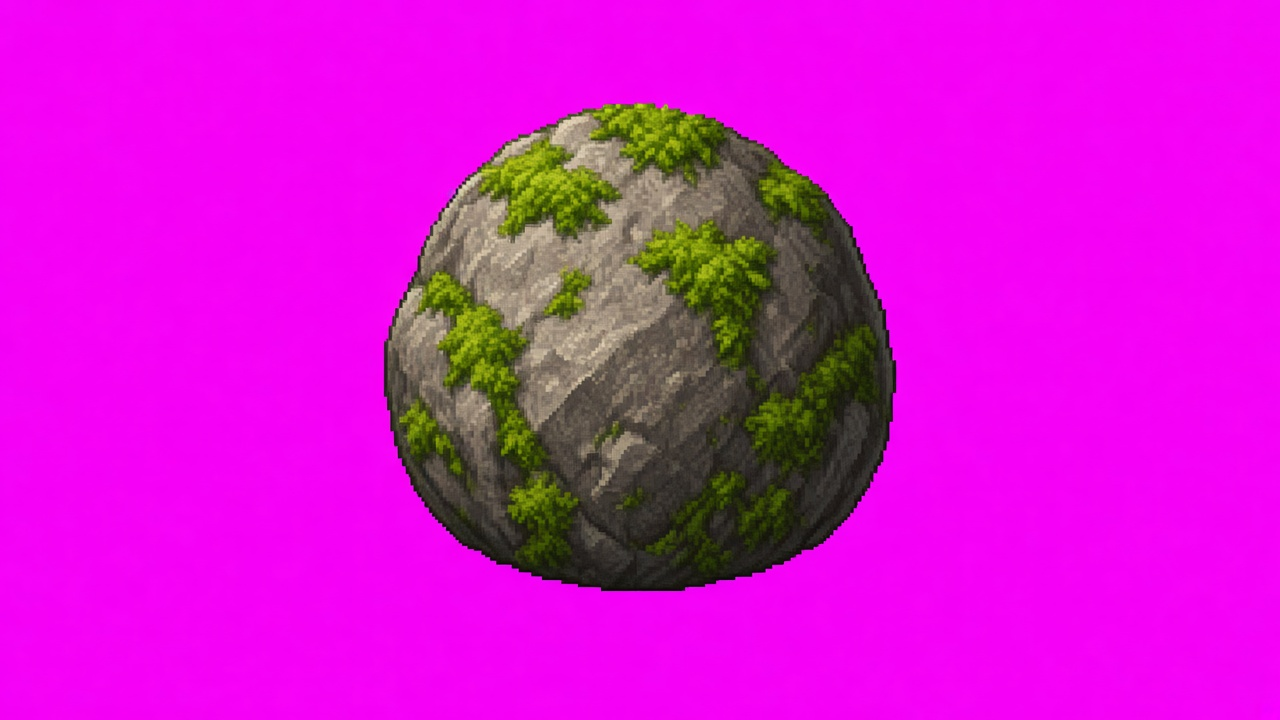
#> input picture tools/ai-art/src_hazards/boulder.jpg, 1280 x 720 px
$ python build_hazards.py
#> lines starting #> are read from the running program, lines starting #| are printed output that depends on the picture; after the words box and inside, x2 and y2 are one past the last pixel; in counts of white or black regions, pixels touching at a corner belong together
### tools/ai-art/keyer.py
"""Key the magenta background out of the AI-generated sprite sheets and find individual sprites."""
import numpy as np
from PIL import Image
from scipy import ndimage as ndi

def load(path):
    return np.array(Image.open(path).convert('RGB')).astype(np.int16)

def bg_color(a):
    c = np.concatenate([a[:16,:16].reshape(-1,3), a[:16,-16:].reshape(-1,3), a[-16:,:16].reshape(-1,3), a[-16:,-16:].reshape(-1,3)])
    return np.median(c, 0)

def magenta_score(a):
    """0 = definitely sprite, 1 = definitely magenta background (hue based, so the darker magenta
    ground shadows are removed as well). Pink nets etc. keep far more green and survive."""
    r, g, b = a[..., 0].astype(float), a[..., 1].astype(float), a[..., 2].astype(float)
    m = np.minimum(r, b); M = np.maximum(np.maximum(r, b), 1)
    ratio = (m - g) / np.maximum(m, 1.0)
    s = np.clip((ratio - 0.5) / 0.3, 0, 1)
    bal = np.clip((m / M - 0.2) / 0.15, 0, 1)
    dark = np.where(m > 25, 1.0, np.clip(m / 25.0, 0, 1))
    return s * bal * dark

def key(a, thr=0.5):
    sc = magenta_score(a)
    fg = sc < thr
    fg = ndi.binary_opening(fg, iterations=1)
    # edge cleanup: tinted dark pixels touching the background (shadow remnants, jpeg fringe)
    r, g, b = a[..., 0], a[..., 1], a[..., 2]
    tint = ((np.minimum(r, b) - g) > 8) & (np.minimum(r, b) * 1.0 > np.maximum(r, b) * 0.2) & (g < 0.35 * np.minimum(r, b) + 2)
    for _ in range(4):
        near = ndi.binary_dilation(~fg, iterations=1)
        fg = fg & ~(near & tint)
    return fg, sc

def despill(a, fg):
    """Remove magenta tint from edge pixels (JPEG fringe)."""
    out = a.copy().astype(float)
    edge = ndi.binary_dilation(~fg, iterations=2) & fg
    r, g, b = out[..., 0], out[..., 1], out[..., 2]
    spill = np.maximum(np.minimum(r, b) - g, 0)
    k = np.where(edge, 1.0, 0.0)
    out[..., 0] = r - spill * k * 0.9
    out[..., 2] = b - spill * k * 0.9
    return np.clip(out, 0, 255).astype(np.uint8), edge

def to_rgba(a, fg, erode_edge=True):
    rgb, edge = despill(a, fg)
    fg2 = fg.copy()
    if erode_edge:
        # shave one pixel of fringe where the tint is still strong
        r, g, b = a[..., 0], a[..., 1], a[..., 2]
        tinted = (np.minimum(r, b) - g) > 40
        fg2 &= ~(edge & tinted & ~ndi.binary_erosion(fg, iterations=2))
    alpha = (fg2 * 255).astype(np.uint8)
    return np.dstack([rgb, alpha])

# [43 lines left out: functions components, order, not called in this run]

### tools/ai-art/build_stageprops.py
#!/usr/bin/env python3
"""Key + slice the painted stage-prop sheets (art-src/props/P*.jpg) into per-group webp atlases + json.

  python3 tools/ai-art/build_stageprops.py [sheet dir]

Each sprite is found as a connected component, tightly cropped, resized to 3x its logic size (LANCZOS, premultiplied
alpha) and packed into assets/props/<group>.webp with assets/props/<group>.json = {name: [x, y, w, h, fx, fy, fw, fh]}
(face rect in sprite px, only for signs/plaques where the game draws crisp text). Needs pillow, numpy, scipy.
"""
import json, sys, os
import numpy as np
from PIL import Image
from scipy import ndimage as ndi
from keyer import load, key as mkey, to_rgba as mrgba, components, order

SRC = sys.argv[1] if len(sys.argv) > 1 else '/workspace/art-src/props'
OUT = os.path.join(os.path.dirname(os.path.abspath(__file__)), '..', '..', 'assets', 'props')
Q = int(os.environ.get('PQ', '80'))
# sheet -> (key colour, [(name, group, ('w'|'h', logic px), face)]) in reading order (rows top->bottom, left->right)
# face: None | 'cream' (auto: biggest pale blob) | (fx,fy,fw,fh) fractions of the sprite
L = {
 'P01': ('g', [('sign_s','common',('w',34),'cream'), ('sign_m','common',('w',62),'cream'), ('sign_l','common',('w',108),'cream')]),
 'P02': ('g', [('hsign','zoo',('w',58),'cream')]),
 'P03': ('g', [('stand_a','zoo',('w',46),None), ('stand_b','zoo',('w',46),None)]),
 'P04_06': ('g', [('bench','common',('w',28),None), ('lamp','common',('h',58),None)]),
 'P05': ('m', [('bush_a','zoo',('w',30),None), ('bush_b','zoo',('w',30),None), ('bush_c','zoo',('w',30),None), ('tree','zoo',('h',76),None)]),
 'P07': ('g', [('cone','common',('h',11),None), ('barrier','common',('w',48),None)]),
 'P08': ('m', [('dumpster','street',('w',36),None), ('hydrant','street',('h',16),None), ('pipe','street',('h',100),None), ('planter','street',('w',24),None)]),
 'P09': ('g', [('diner','street',('w',124),(0.13,0.03,0.72,0.2))]),
 'P10': ('g', [('girders','street',('w',320),None)]),
 'P11': ('g', [('plant','common',('h',32),None), ('cooler','office',('h',46),None), ('flag','common',('h',74),None), ('seal','common',('w',46),None)]),
 'P12_13': ('g', [('cubicle_a','office',('w',78),None), ('cubicle_b','office',('w',78),None), ('door_a','office',('h',56),'cream'), ('door_b','office',('h',56),'cream')]),
 'P14_15': ('g', [('glass','office',('w',152),None), ('table','office',('w',112),None)]),
 'P16_17_18': ('g', [('cart','office',('w',26),None), ('elevator','office',('h',76),None), ('curtain','office',('h',92),None)]),
 'P19': ('g', [('gatepost','base',('h',50),None), ('sandbags4','common',('w',60),None), ('sandbags3','common',('w',46),None)]),
 'P20': ('m', [('jeep','base',('w',58),None)]),
 'P21': ('m', [('drum_a','base',('h',19),None), ('drum_b','base',('h',19),None), ('tank','base',('w',72),None)]),
 'P22': ('m', [('tent','base',('w',76),None)]),
 'P23': ('g', [('wire','base',('w',100),None)]),
 'P24_25': ('g', [('bunker','base',('w',126),None), ('hq','base',('w',152),None)]),
 'P26': ('m', [('fern_a','jungle',('w',56),None), ('fern_b','jungle',('w',56),None), ('fern_c','jungle',('w',56),None), ('rock_a','jungle',('w',44),None), ('rock_b','jungle',('w',44),None)]),
 'P27': ('m', [('vine_s','jungle',('h',30),None), ('vine_m','jungle',('h',50),None), ('vine_l','jungle',('h',70),None)]),
 'P28': ('m', [('pillar_t','jungle',('h',100),None), ('pillar_s','jungle',('h',70),None), ('totem','jungle',('h',54),None)]),
 'P29': ('d', [('flower_a','jungle',('h',30),None), ('flower_b','jungle',('h',30),None)]),
}

# [24 lines left out: functions dist_fg, green_fg, green_rgba, not called in this run]

def finish(rgba, tw):
    """crop alpha bbox, erode 1px fringe, resize premultiplied"""
    al = rgba[..., 3] > 0
    al = ndi.binary_erosion(al, iterations=1) | False
    rgba = rgba.copy(); rgba[..., 3] = (al * 255).astype(np.uint8)
    ys, xs = np.nonzero(al); rgba = rgba[ys.min():ys.max()+1, xs.min():xs.max()+1]
    h, w = rgba.shape[:2]
    kind, n = tw
    s = (n * 3) / (w if kind == 'w' else h); nw, nh = max(1, round(w * s)), max(1, round(h * s))
    f = rgba.astype(float); a = f[..., 3:4] / 255
    pm = np.dstack([f[..., :3] * a, f[..., 3:4]]).astype(np.float32)
    ch = [np.array(Image.fromarray(pm[..., i]).resize((nw, nh), Image.LANCZOS)) for i in range(4)]
    pm = np.stack(ch, -1); al2 = np.clip(pm[..., 3:4], 0, 255) / 255
    rgb = np.where(al2 > 0.02, pm[..., :3] / np.maximum(al2, 0.02), 0)
    alpha = np.where(al2[..., 0] < 0.5, al2[..., 0] * 0.0 + al2[..., 0] * 0, al2[..., 0])  # soften: drop <0.5 coverage (clean edge)
    alpha = np.clip((al2[..., 0] - 0.5) * 2.2 + 0.5, 0, 1)
    return np.dstack([np.clip(rgb, 0, 255), alpha * 255]).astype(np.uint8)

# [13 lines left out: function find_face, not called in this run]

CUT = {'sign_s': 0.72, 'sign_m': 0.62, 'sign_l': 0.6}  # keep this top fraction (stilts shortened)

# [35 lines left out: function main, not called in this run]

# [1 lines that do not run on import are left out]

### tools/ai-art/build_hazards.py
"""Key + trim + despill the painted hazard / pickup sources (src_hazards/*.jpg, solid magenta bg) into
assets/props/haz.webp + haz.json (3x game scale like the other painted props). Sizes are game px; js/hazdraw.js + js/bgdraw.js draw them at w/3 x h/3."""
import os, json, numpy as np
from PIL import Image
from scipy import ndimage as ndi
from keyer import load, key, to_rgba
from build_stageprops import finish
HERE = os.path.dirname(os.path.abspath(__file__)); OUT = os.path.join(HERE, '..', '..', 'assets', 'props')
# name: (source, ('w'|'h', game px), full_despill)
ITEMS = {
    'boulder': ('boulder', ('w', 34), False), 'coconut': ('coconut', ('w', 18), False), 'cabinet': ('cabinet', ('h', 40), False),
    'searchlight': ('searchlight', ('h', 50), False), 'gem': ('gem', ('h', 18), False), 'rage': ('rage', ('h', 22), True),
    'oneup': ('oneup', ('h', 20), False),
}
def build(src, size, full):
    a = load(os.path.join(HERE, 'src_hazards', src + '.jpg'))
    fg, sc = key(a)
    lab, n = ndi.label(fg); sizes = ndi.sum(fg, lab, range(1, n + 1))
    fg = np.isin(lab, [i + 1 for i in range(n) if sizes[i] >= 0.01 * sizes.max()])  # drop specks, keep detached bits (bulbs, legs)
    fg = ndi.binary_fill_holes(fg) & (sc < 0.5)  # never re-add magenta (bus windows stay open)
    if full:  # peel the pastel glow halo (glow x magenta blend) inward from the background, a pixel ring at a time
        M = a.max(-1).astype(float); pastel = (np.minimum(a[..., 0], a[..., 2]) - a[..., 1]) > 12  # pink / lavender = glow mixed with magenta
        for _ in range(14): fg &= ~(ndi.binary_dilation(~fg) & pastel)
        fg = ndi.binary_opening(fg, iterations=1) | (fg & (M < 110))  # keep the thin dark wire
    rgba = to_rgba(a, fg)
    if full:  # glow halos blended over magenta: strip the magenta spill everywhere, not only at the edge
        f = rgba[..., :3].astype(float); r, g, b = f[..., 0], f[..., 1], f[..., 2]; sp = np.maximum(np.minimum(r, b) - g, 0)
        f[..., 0] -= sp; f[..., 2] -= sp; rgba[..., :3] = np.clip(f, 0, 255).astype(np.uint8)
        # and cut very pink, weak-coverage halo pixels
        hal = (sp > 60) & (g < 90); al = rgba[..., 3].copy(); al[hal] = 0; rgba[..., 3] = al
    return finish(rgba, size)
sprites = {k: build(*v) for k, v in ITEMS.items()}
#> in key, `fg = sc < thr`:
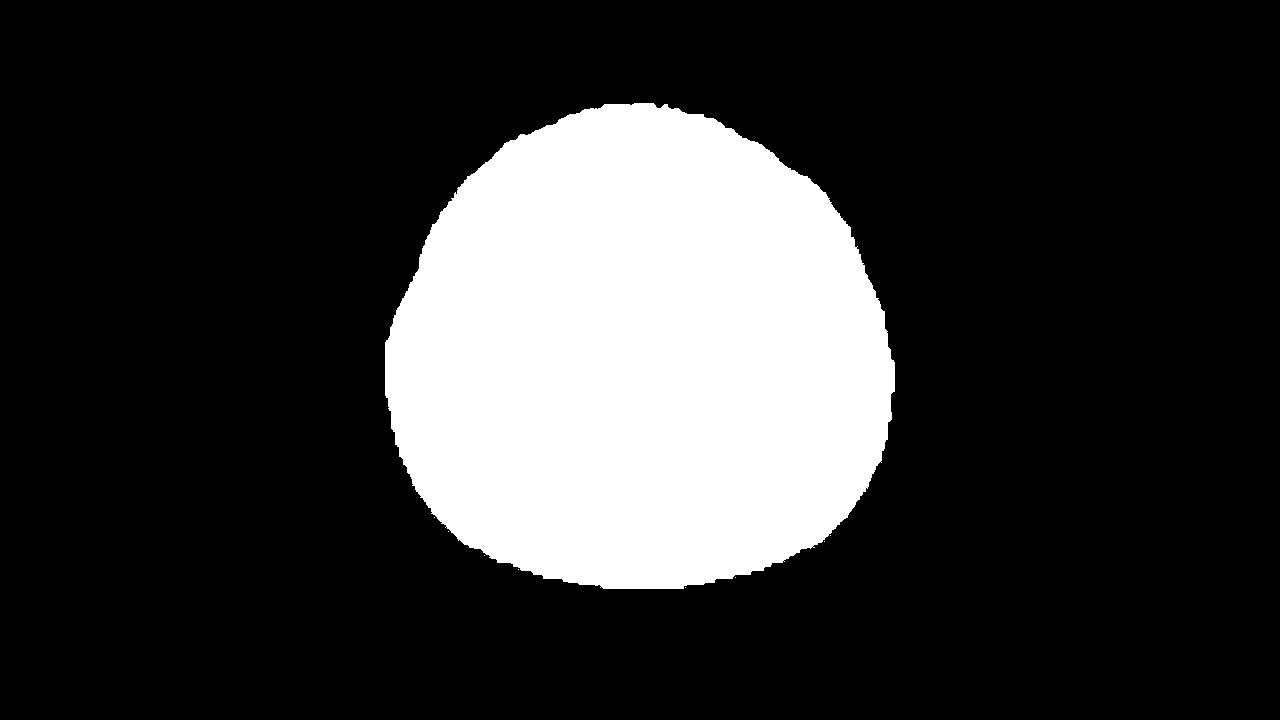
#> fg: shape (720, 1280) bool; 21.1% white; 9 white regions (8 under 20 px), largest, box (x1, y1, x2, y2) and area: (385, 103, 895, 589) 194339
#> in key, `fg = ndi.binary_opening(fg, iterations=1)`: fg: shape (720, 1280) bool; 21.1% white; 1 white region, box (x1, y1, x2, y2) and area: (385, 103, 895, 589) 194236
#> the loop in key, `for _ in range(4):` made 4 passes
#> pass 1, in key, `near = ndi.binary_dilation(~fg, iterations=1)`:
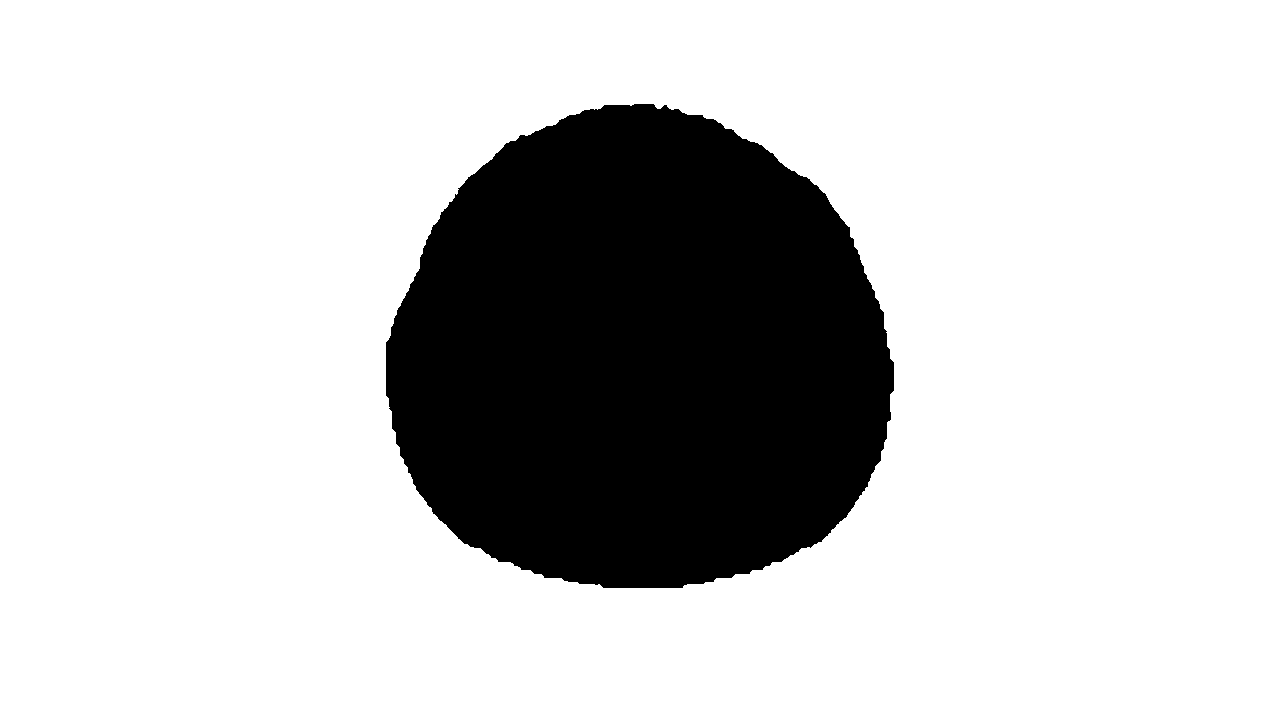
#> near: shape (720, 1280) bool; 79.1% white; 1 black region, box (x1, y1, x2, y2) and area: (386, 104, 894, 588) 192754
#> in build, `lab, n = ndi.label(fg)`: lab: shape (720, 1280) int32; values 0 (black) and 1 (white), 21.1% white; 1 white region, box (x1, y1, x2, y2) and area: (385, 103, 895, 589) 194155
#> in build, `lab, n = ndi.label(fg)`: n = 1
#> in build, `sizes = ndi.sum(fg, lab, range(1, n + 1))`: sizes = [194155]
#> in despill, `edge = ndi.binary_dilation(~fg, iterations=2) & fg`: edge: shape (720, 1280) bool; 0.32% white in thin lines or dots, all inside (x1, y1, x2, y2) = (385, 103, 895, 589)
#> in to_rgba, `tinted = (np.minimum(r, b) - g) > 40`: tinted: shape (720, 1280) bool; 78.9% white; 1 black region, box (x1, y1, x2, y2) and area: (385, 103, 896, 590) 194655
#> in to_rgba, `fg2 &= ~(edge & tinted & ~ndi.binary_erosion(fg, iterations=2))`: fg2: shape (720, 1280) bool; 21% white; 1 white region, box (x1, y1, x2, y2) and area: (385, 103, 895, 589) 193995
#> in finish, `al = ndi.binary_erosion(al, iterations=1) | False`: al: shape (720, 1280) bool; 20.9% white; 1 white region, box (x1, y1, x2, y2) and area: (386, 104, 894, 588) 192492
#> in finish, `rgba[..., 3] = (al * 255).astype(np.uint8)`:
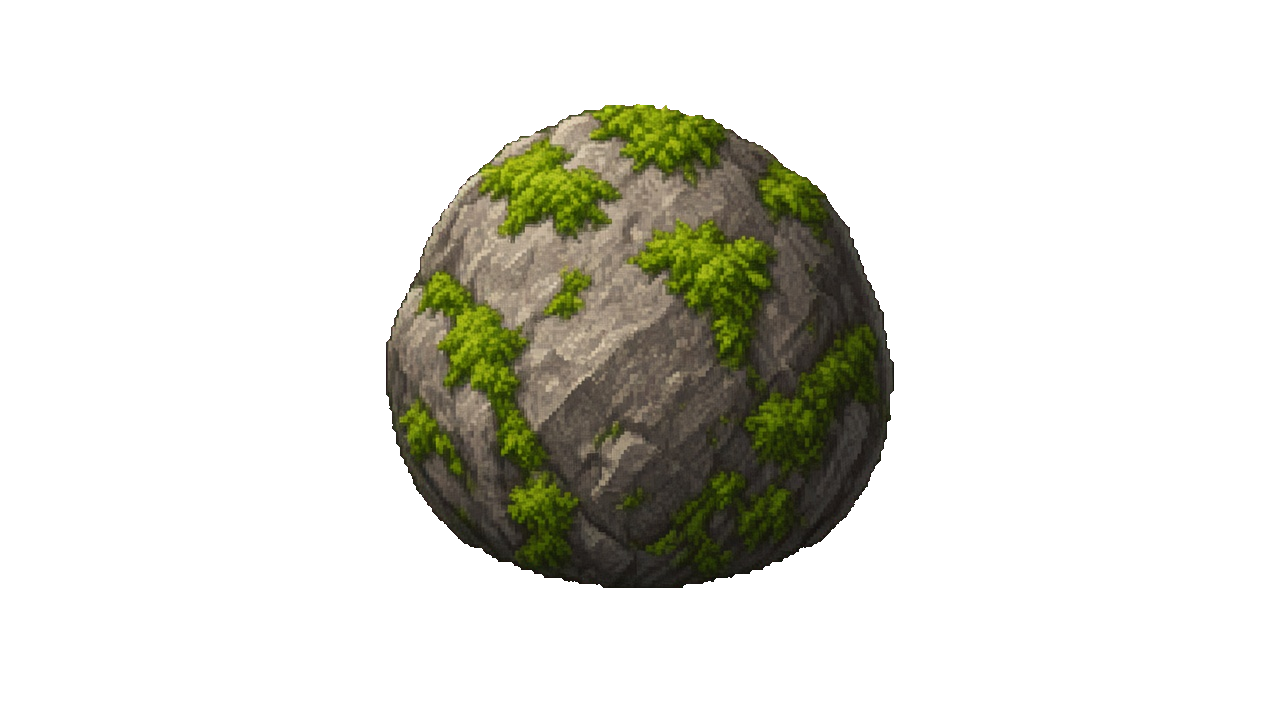
#> rgba: shape (720, 1280, 4); mean of channels 0, 1, 2, 3 211.6, 20, 205, 53.3; transparent parts drawn white
#> in finish, `a = f[..., 3:4] / 255`:
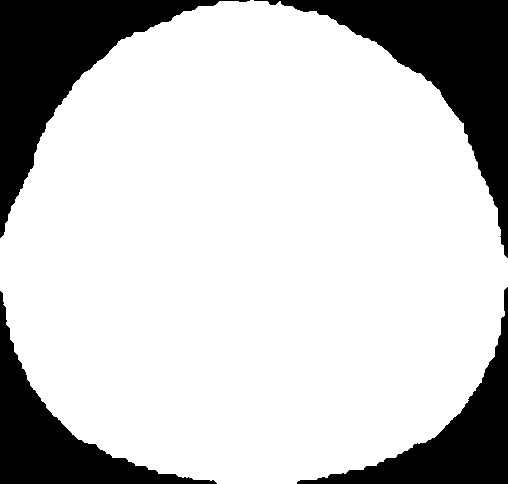
#> a: shape (484, 508, 1) float64; values 0 (black) and 1 (white), 78.3% white; 4 black regions, box (x1, y1, x2, y2) and area: (254, 0, 508, 258) 17171, (0, 0, 250, 238) 16263, (0, 291, 217, 484) 10139, (297, 287, 508, 484) 9807
#> in finish, `ch = [np.array(Image.fromarray(pm[..., i]).resize((nw, nh), Image.LANC..`: ch = 4 items
#> in finish, `pm = np.stack(ch, -1)`:
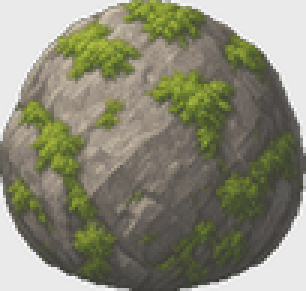
#> pm: shape (97, 102, 4) float32 (shown 3 times larger); mean of channels 0, 1, 2, 3 69.4, 68.8, 41.9, 199.7; transparent parts drawn white
#> in finish, `rgb = np.where(al2 > 0.02, pm[..., :3] / np.maximum(al2, 0.02), 0)`:
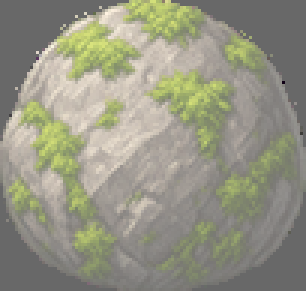
#> rgb: shape (97, 102, 3) float32 (shown 3 times larger); mean of channels 0, 1, 2 70.4, 69.7, 42.5; drawn with min black and max white
#> in finish, `return np.dstack([np.clip(rgb, 0, 255), alpha * 255]).astype(np.uint8)`:
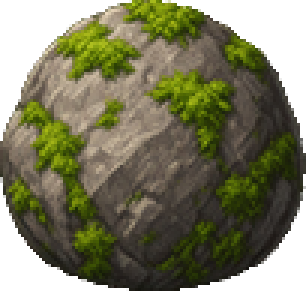
#> returned value: shape (97, 102, 4) (shown 3 times larger); mean of channels 0, 1, 2, 3 70, 69.3, 42.1, 199.7; transparent parts drawn white
#> (the run stopped early here; a loop or call above may not have finished)
